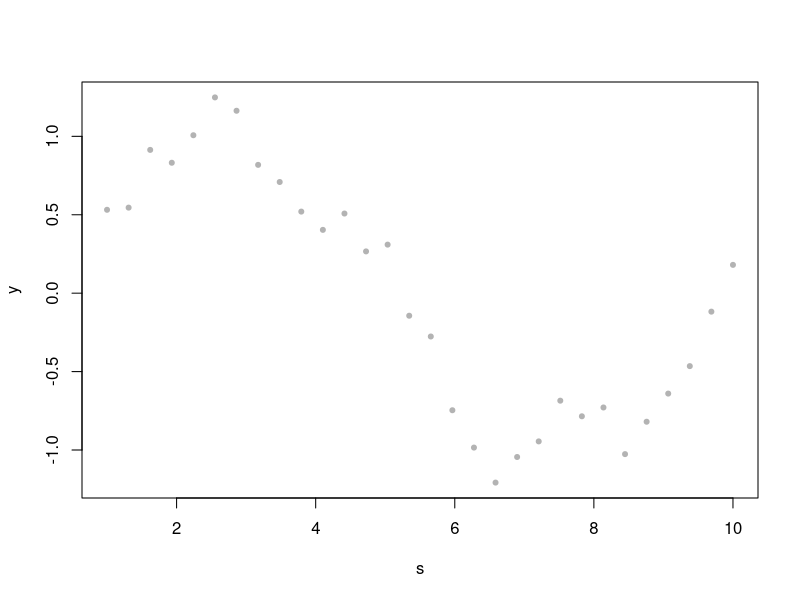

Write the R code that produced this figure. (Note: this script raises an error after producing the figure.)
### example from the appendix in space and space-time 
### modeling using process convolutions
library(nlme) # load lme()

# a fake dataset to make the bumps with
n = 30
m = 7

# create sites s
sb = c(1, 10)
s = seq(sb[1], sb[2], length=n)

# create the data y
e1 = rnorm(n, mean=0, sd=0.1)
e2 = cos(s/10*2*pi*4)*0.2
y = sin(s/10*2*pi)+e2+e1
plot(s, y, col="gray70", pch=20)

# locations of support points
w = seq(sb[1]-2, sb[2]+2, length=m)

# width of kernel
sdkern = 2

# create the matrix K
K = matrix(NA, nrow=n, ncol=m)
for (i in 1:m)
    K[,i] = dnorm(s, mean=w[i], sd=sdkern)

# create a data frame to hold th edata
df1 = data.frame(y=y, K=K, sub=1)
df1$sub = as.factor(df1$sub)

# now fit a mixed model using lme
a1 = lme(fixed=y~1, random=list(sub=pdIdent(~K-1)),
    data=df1, na.action=na.omit)

# obtain and plot the fitted values
a1p = as.vector(predict(a1, df1))
lines(s, a1p, lty=1, col='red', lwd=2)

# now a multiscale version
m1 = c(7, 14, 28)   # number of support points at each scale
w = list(NULL)      # list to hold the support locations

# make support locations w
for (i in 1:3)
    w[[i]] = seq(sb[1]-2, sb[2]+2, length=m1[i])
sdkern = c(2, 1, 0.5)   # kernel width by scale

# generate K matricies for each sacle
K1 = matrix(NA, nrow=n, ncol=m1[1])
for (i in 1:m1[1])
    K1[,i] = dnorm(s, mean=w[[1]][i], sd=sdkern[1])
K2 = matrix(NA, nrow=n, ncol=m1[2])
for (i in 1:m1[2])
    K2[,i] = dnorm(s, mean=w[[2]][i], sd=sdkern[2])
K3 = matrix(NA, nrow=n, ncol=m1[3])
for (i in 1:m1[3])
    K3[,i] = dnorm(s, mean=w[[3]][i], sd=sdkern[3])

# create dataframe df2
df2 = data.frame(y=y, K1=K1, K2=K2, K3=K3, sub=1)

# fit mixed effects model
a2 = lme(fixed=y~1, random=list(sub=pdIdent(~K1-1),
    sub=pdIdent(~K2-1), sub=pdIdent(~K3-1)), data=df2,
    na.action=na.omit)

# get predictions
a2p = as.vector(predict(a2, df2))

# plot it
plot(s, y, pch=20, col="gray70")
lines(s, a1p, lty=1, col='red', lwd=2)
lines(s, a2p, lty=2, col='darkblue', lwd=2)


### attempt at the lattice of iid gamma(2,1) r.v. mentioned
### on page 4
n = 30
xx = seq(0, 5, length=n)
d = max(xx) - min(xx)
beyond = 0.1
# for the kernels:
# x is the locations for data points
# y is the locations at which to predict
kern.gaussian = function(x, y, delta=d/16) # gaussian
    exp(-1/(2*delta^2)*(x-y)^2)
kern.window = function(x, y, delta=d/16) # window
    1*(abs(x-y) <= delta)
kern.epanech = function(x, y, delta=d/16) # epanechnikov
    0.75*(1-(abs(x-y)/delta)^2)*(abs(x-y) < delta)
kern.bisq = function(x, y, delta=d/16) # bisquare
    (1-(abs(x-y)/delta)^2)^2*(abs(x-y) < delta)
kern.tric = function(x, y, delta=d/16) # tricube
    (1-(abs(x-y)/delta)^3)^3*(abs(x-y) < delta)
kern.wendl = function(x, y, delta=d/4){ # wendland
    d=abs(x-y)/delta
    (1-d)^6*(35*d^2+18*d+3)/3*(d < delta)
    }

kern1 = function(x, y) kern.gaussian(x, y, d/16)
kern2 = function(x, y) kern.bisq(x, y, d/8)

yy = rgamma(n, 2, 1)
yy = rexp(n, 1)
plot(xx, yy, type='h', xlim=c(min(xx)-beyond*d, max(xx)+beyond*d))

m = 4*n
smox1 = seq(min(xx)-beyond*d, max(xx)+beyond*d, length=m)
smoothed1 = double(m)
for (i in 1:m)
    smoothed1[i] = sum(yy*kern1(xx, smox1[i]))/
        sum(kern1(xx, smox1[i]))
points(smox1, smoothed1, type='l', col='red')

smox2 = seq(min(xx)-beyond*d, max(xx)+beyond*d, length=m)
smoothed2 = double(m)
for (i in 1:m)
    smoothed2[i] = sum(yy*kern2(xx, smox2[i]))/
        sum(kern2(xx, smox2[i]))
points(smox2, smoothed2, type='l', col='blue')

mean(smoothed1[smox1 >= min(xx) & smox1 <= max(xx)])
mean(smoothed2[smox2 >= min(xx) & smox2 <= max(xx)])


